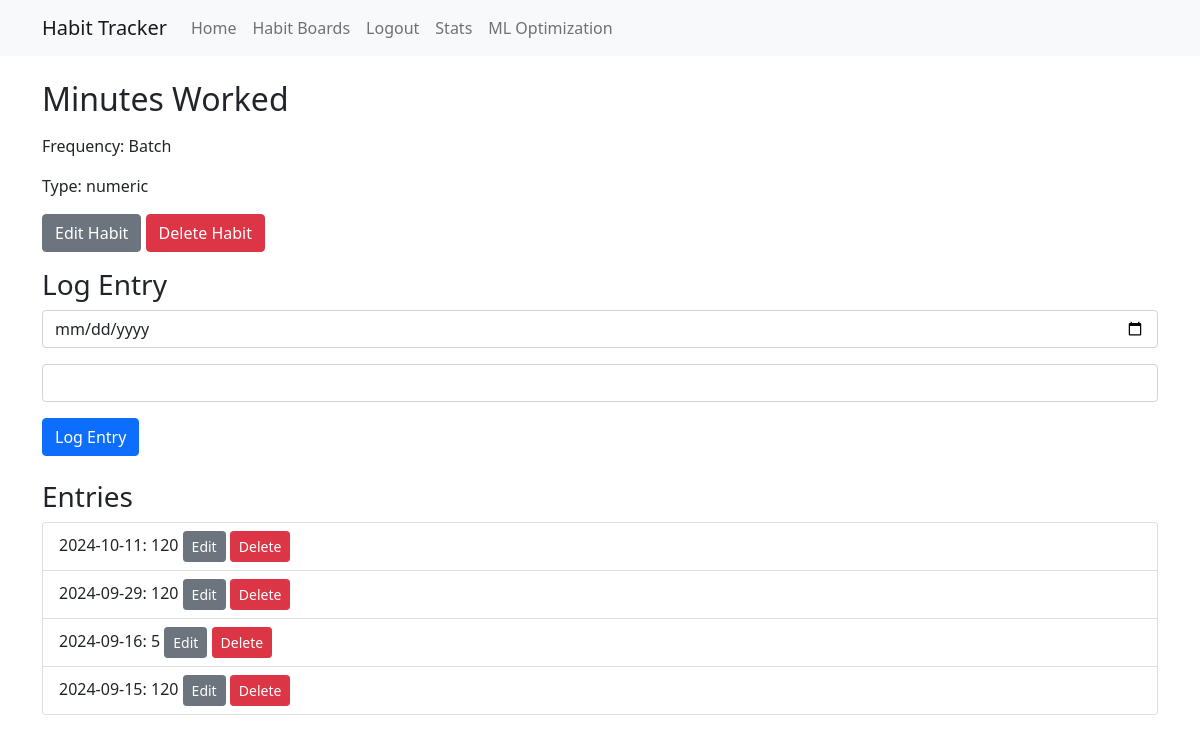
/habit/6 (signed in), run on an earlier commit of the app's database.
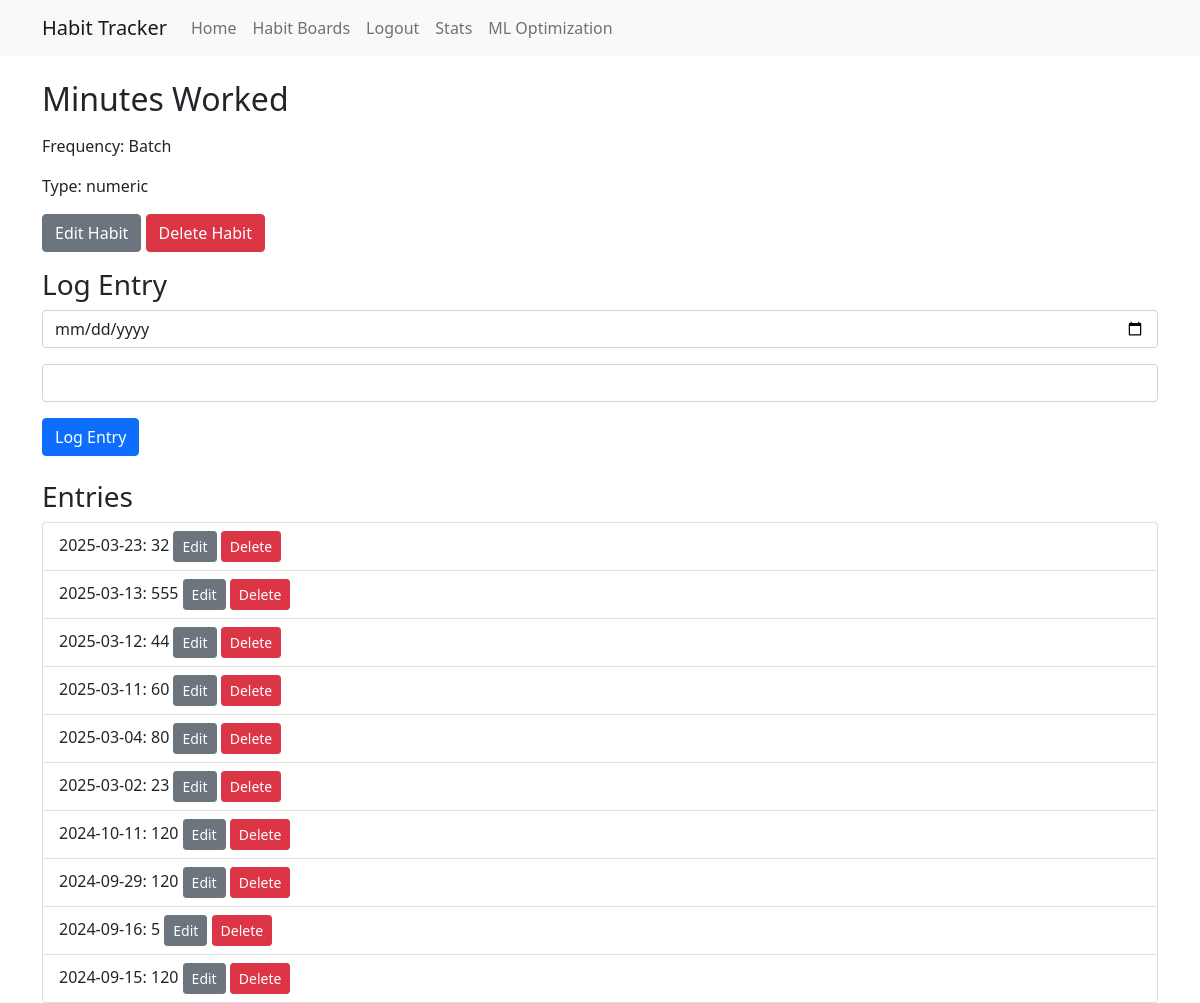
And on a later commit of the database.
### tables this page shows
CREATE TABLE habits (
    id INTEGER PRIMARY KEY AUTOINCREMENT,
    user_id INTEGER NOT NULL,
    board_id INTEGER NOT NULL,
    name TEXT NOT NULL,
    description TEXT,
    frequency TEXT, -- can be NULL for batch habits
    variable_type TEXT NOT NULL CHECK(variable_type IN ('boolean', 'numeric', 'categorical')),
    created TIMESTAMP NOT NULL DEFAULT CURRENT_TIMESTAMP,
    FOREIGN KEY (user_id) REFERENCES users (id),
    FOREIGN KEY (board_id) REFERENCES habit_boards (id)
);

CREATE TABLE entries (
    id INTEGER PRIMARY KEY AUTOINCREMENT,
    habit_id INTEGER NOT NULL,
    date DATE NOT NULL,
    value TEXT NOT NULL,
    FOREIGN KEY (habit_id) REFERENCES habits (id)
);

### app.py (the view)
@app.route('/habit/<int:habit_id>')
@login_required
def view_habit(habit_id):
    conn = get_db_connection()
    habit = conn.execute('SELECT * FROM habits WHERE id = ? AND user_id = ?',
                         (habit_id, session['user_id'])).fetchone()
    entries = conn.execute('SELECT * FROM entries WHERE habit_id = ? ORDER BY date DESC', (habit_id,)).fetchall()
    habit_options = []
    if habit['variable_type'] == 'categorical':
        options = conn.execute('SELECT option_value FROM habit_options WHERE habit_id = ?', (habit_id,)).fetchall()
        habit_options = [option['option_value'] for option in options]
    conn.close()
    return render_template('view_habit.html', habit=habit, entries=entries, habit_options=habit_options)

### app.py (called while the page is built)
def get_db_connection():
    conn = sqlite3.connect('habits.db')
    conn.row_factory = sqlite3.Row
    return conn

def login_required(f):
    @wraps(f)
    def decorated_function(*args, **kwargs):
        if 'user_id' not in session:
            return redirect(url_for('login'))
        return f(*args, **kwargs)
    return decorated_function

### templates/view_habit.html (shortened to what this page needs)
{% extends "base.html" %}
{% block content %}
<h2>{{ habit['name'] }}</h2>
<p>Frequency: {{ habit['frequency'] if habit['frequency'] else 'Batch' }}</p>
<p>Type: {{ habit['variable_type'] }}</p>
<div class="mb-3">
    <a href="{{ url_for('edit_habit', habit_id=habit['id']) }}" class="btn btn-secondary">Edit Habit</a>
    <form method="post" action="{{ url_for('delete_habit', habit_id=habit['id']) }}" style="display: inline;">
        <button type="submit" class="btn btn-danger" onclick="return confirm('Are you sure you want to delete this habit? This action cannot be undone.');">Delete Habit</button>
    </form>
</div>
<h3>Log Entry</h3>
<form method="post" action="{{ url_for('log_habit', habit_id=habit['id']) }}">
    <div class="mb-3">
        <input type="date" class="form-control" name="date" required>
    </div>
    <div class="mb-3">
        {% if habit['variable_type'] == 'boolean' %}
        <select class="form-select" name="value">
            <option value="1">Yes</option>
            <option value="0">No</option>
        </select>
        {% elif habit['variable_type'] == 'numeric' %}
        <input type="number" class="form-control" name="value" required>
        {% elif habit['variable_type'] == 'categorical' %}
        <select class="form-select" name="value">
            {% for option in habit_options %}
                <option value="{{ option }}">{{ option }}</option>
            {% endfor %}
        </select>
        {% endif %}
    </div>
    <button type="submit" class="btn btn-primary">Log Entry</button>
</form>
<h3 class="mt-4">Entries</h3>
<ul class="list-group">
{% for entry in entries %}
    <li class="list-group-item">
        {{ entry['date'] }}: {{ entry['value'] }}
        <a href="{{ url_for('edit_entry', entry_id=entry['id']) }}" class="btn btn-sm btn-secondary">Edit</a>
        <form method="post" action="{{ url_for('delete_entry', entry_id=entry['id']) }}" style="display: inline;">
            <button type="submit" class="btn btn-sm btn-danger" onclick="return confirm('Are you sure you want to delete this entry?');">Delete</button>
        </form>
    </li>
{% endfor %}
</ul>
{% endblock %}

### templates/base.html (shortened to what this page needs)
<!DOCTYPE html>
<html lang="en">
<head>
    <link href="https://cdn.jsdelivr.net/npm/bootstrap@5.1.3/dist/css/bootstrap.min.css" rel="stylesheet">
</head>
<body>
    <nav class="navbar navbar-expand-lg navbar-light bg-light">
        <div class="container">
            <a class="navbar-brand" href="{{ url_for('index') }}">Habit Tracker</a>
            <div class="collapse navbar-collapse" id="navbarNav">
                <ul class="navbar-nav">
                    {% if 'user_id' in session %}
                        <li class="nav-item"><a class="nav-link" href="{{ url_for('index') }}">Home</a></li>
                        <li class="nav-item"><a class="nav-link" href="{{ url_for('boards') }}">Habit Boards</a></li>
                        <li class="nav-item"><a class="nav-link" href="{{ url_for('logout') }}">Logout</a></li>
                        <li class="nav-item"><a class="nav-link" href="{{ url_for('stats') }}">Stats</a></li>
                        <li class="nav-item"><a class="nav-link" href="{{ url_for('models') }}">ML Optimization</a></li>
                    {% else %}
                        <li class="nav-item"><a class="nav-link" href="{{ url_for('login') }}">Login</a></li>
                        <li class="nav-item"><a class="nav-link" href="{{ url_for('register') }}">Register</a></li>
                    {% endif %}
                </ul>
            </div>
        </div>
    </nav>
    <div class="container mt-4">
        {% block content %}{% endblock %}
    </div>
</body>
</html>

What changed in the data, as far as the page shows it:
added entries: date "2025-03-23", value "32"
added entries: date "2025-03-13", value "555"
added entries: date "2025-03-12", value "44"
added entries: date "2025-03-11", value "60"
added entries: date "2025-03-04", value "80"
added entries: date "2025-03-02", value "23"
